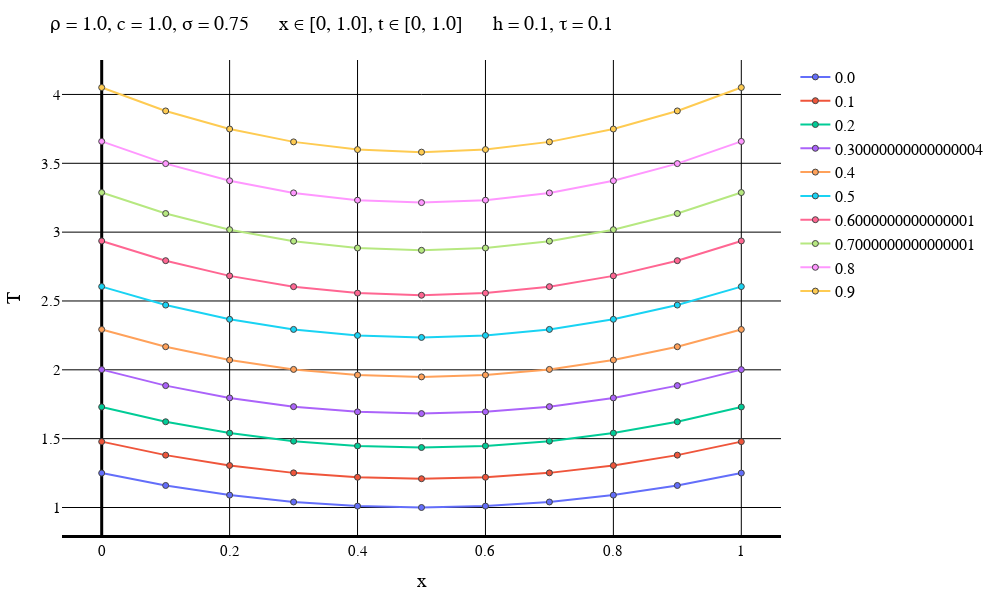

The code cell stored with this chart in its notebook:
### Code cell
typeOfScheme = "Another"

solutionFile = "D:\\Calc_Methods_2\\Lab2\\LinearHeatEq\\SecondConds\\$typeOfScheme\\solution$numOfEq.txt"
dataFile = "D:\\Calc_Methods_2\\Lab2\\LinearHeatEq\\SecondConds\\$typeOfScheme\\data$numOfEq.txt"
intervalFile = "D:\\Calc_Methods_2\\Lab2\\LinearHeatEq\\SecondConds\\$typeOfScheme\\interval$numOfEq.txt"

solutionMatrix = readdlm(solutionFile)
dataVec = readdlm(dataFile)
intervalVec = readdlm(intervalFile);

L = dataVec[3]
timeEnd = dataVec[4]
numOfXIntervals = Int(intervalVec[1])
numOfTIntervals = Int(intervalVec[2])
h = L / numOfXIntervals
τ = timeEnd / numOfTIntervals
if default == true
    plotStep = trunc(Int, timeEnd / (defaultStepParam * τ))
    numOfPlots = numOfTIntervals + 1    
else
    plotStep = firstSteps
    numOfPlots = firstPlots
end
println("Шаг графика: $plotStep")
println("Время последнего графика: $((numOfPlots - 1)*τ)")
makePlot(numOfPlots, plotStep, solutionMatrix, dataVec, intervalVec)

### Figure 1 — Plotly figure (JSON) as saved in the notebook; plotly's stock layout.template omitted (floating-point values rounded to 4 significant figures)
{"data": [{"line": {"width": 2}, "marker": {"line": {"width": 1}, "showline": true}, "mode": "lines+markers", "name": "0.0", "type": "scatter", "x": [0, 0.1, 0.2, 0.3, 0.4, 0.5, 0.6, 0.7, 0.8, 0.9, 1], "y": [1.25, 1.16, 1.09, 1.04, 1.01, 1, 1.01, 1.04, 1.09, 1.16, 1.25]}, {"line": {"width": 2}, "marker": {"line": {"width": 1}, "showline": true}, "mode": "lines+markers", "name": "0.1", "type": "scatter", "x": [0, 0.1, 0.2, 0.3, 0.4, 0.5, 0.6, 0.7, 0.8, 0.9, 1], "y": [1.478, 1.38, 1.305, 1.251, 1.22, 1.209, 1.22, 1.251, 1.305, 1.38, 1.478]}, {"line": {"width": 2}, "marker": {"line": {"width": 1}, "showline": true}, "mode": "lines+markers", "name": "0.2", "type": "scatter", "x": [0, 0.1, 0.2, 0.3, 0.4, 0.5, 0.6, 0.7, 0.8, 0.9, 1], "y": [1.73, 1.623, 1.54, 1.482, 1.447, 1.436, 1.447, 1.482, 1.54, 1.623, 1.73]}, {"line": {"width": 2}, "marker": {"line": {"width": 1}, "showline": true}, "mode": "lines+markers", "name": "0.30000000000000004", "type": "scatter", "x": [0, 0.1, 0.2, 0.3, 0.4, 0.5, 0.6, 0.7, 0.8, 0.9, 1], "y": [2.001, 1.885, 1.796, 1.732, 1.695, 1.682, 1.695, 1.732, 1.796, 1.885, 2.001]}, {"line": {"width": 2}, "marker": {"line": {"width": 1}, "showline": true}, "mode": "lines+markers", "name": "0.4", "type": "scatter", "x": [0, 0.1, 0.2, 0.3, 0.4, 0.5, 0.6, 0.7, 0.8, 0.9, 1], "y": [2.293, 2.168, 2.071, 2.003, 1.962, 1.949, 1.962, 2.003, 2.071, 2.168, 2.293]}, {"line": {"width": 2}, "marker": {"line": {"width": 1}, "showline": true}, "mode": "lines+markers", "name": "0.5", "type": "scatter", "x": [0, 0.1, 0.2, 0.3, 0.4, 0.5, 0.6, 0.7, 0.8, 0.9, 1], "y": [2.604, 2.47, 2.367, 2.293, 2.25, 2.235, 2.25, 2.293, 2.367, 2.47, 2.604]}, {"line": {"width": 2}, "marker": {"line": {"width": 1}, "showline": true}, "mode": "lines+markers", "name": "0.6000000000000001", "type": "scatter", "x": [0, 0.1, 0.2, 0.3, 0.4, 0.5, 0.6, 0.7, 0.8, 0.9, 1], "y": [2.936, 2.793, 2.682, 2.604, 2.557, 2.542, 2.557, 2.604, 2.682, 2.793, 2.936]}, {"line": {"width": 2}, "marker": {"line": {"width": 1}, "showline": true}, "mode": "lines+markers", "name": "0.7000000000000001", "type": "scatter", "x": [0, 0.1, 0.2, 0.3, 0.4, 0.5, 0.6, 0.7, 0.8, 0.9, 1], "y": [3.287, 3.135, 3.018, 2.934, 2.885, 2.868, 2.885, 2.934, 3.018, 3.135, 3.287]}, {"line": {"width": 2}, "marker": {"line": {"width": 1}, "showline": true}, "mode": "lines+markers", "name": "0.8", "type": "scatter", "x": [0, 0.1, 0.2, 0.3, 0.4, 0.5, 0.6, 0.7, 0.8, 0.9, 1], "y": [3.659, 3.498, 3.373, 3.285, 3.232, 3.215, 3.232, 3.285, 3.373, 3.498, 3.659]}, {"line": {"width": 2}, "marker": {"line": {"width": 1}, "showline": true}, "mode": "lines+markers", "name": "0.9", "type": "scatter", "x": [0, 0.1, 0.2, 0.3, 0.4, 0.5, 0.6, 0.7, 0.8, 0.9, 1], "y": [4.05, 3.88, 3.749, 3.655, 3.6, 3.581, 3.6, 3.655, 3.749, 3.88, 4.05]}], "layout": {"coloraxis": {"outlinecolor": "black"}, "font": {"color": "black", "family": "Time New Roman"}, "height": 600, "legend": {"font": {"size": 16}}, "margin": {"b": 50, "l": 50, "r": 50, "t": 60}, "paper_bgcolor": "white", "plot_bgcolor": "white", "title": {"autosize": false, "font": {"color": "black", "family": "Times New Roman", "size": 20}, "paper_bgcolor": "red", "text": "ρ = 1.0, c = 1.0, σ = 0.75      x ∈ [0, 1.0], t ∈ [0, 1.0]      h = 0.1, τ = 0.1"}, "width": 1000, "xaxis": {"color": "black", "gridcolor": "black", "gridwidth": 1, "linecolor": "black", "linewidth": 3, "tickfont": {"size": 15}, "title": {"font": {"color": "black", "family": "Times New Roman", "size": 20}, "text": "x"}, "zerolinecolor": "black", "zerolinewidth": 3}, "yaxis": {"exponentformat": "power", "gridcolor": "black", "gridwidth": 1, "tickfont": {"size": 15}, "title": {"font": {"color": "black", "family": "Times New Roman", "size": 20}, "text": "T"}, "zerolinecolor": "black"}}}
